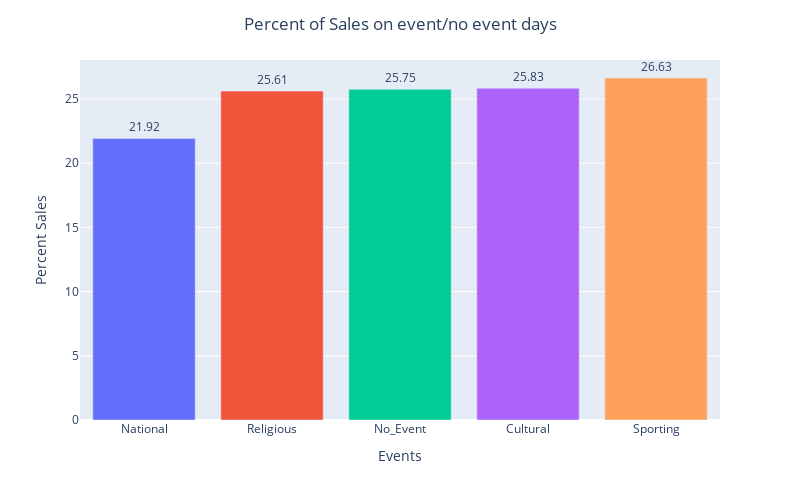

The notebook cell this image was saved under:
### Code cell
colors = ['a','b','c','d','e']
fig = px.bar(x=temp.index, y=y, labels={'x':"Events","y":'Percent Sales'},color=colors, text=y)
fig.update_traces(hovertemplate='Total Sales: %{y}', textposition='outside')
fig.update_layout(showlegend=False, title="Percent of Sales on event/no event days", title_x=0.5, width=800, height=500)
fig.show()

### Figure 1 — Plotly figure (JSON) as saved in the notebook; plotly's stock layout.template omitted (floating-point values rounded to 4 significant figures)
{"data": [{"alignmentgroup": "True", "hovertemplate": "Total Sales: %{y}", "legendgroup": "a", "marker": {"color": "#636efa"}, "name": "a", "offsetgroup": "a", "orientation": "v", "showlegend": true, "text": [21.92], "textposition": "outside", "type": "bar", "x": ["National"], "xaxis": "x", "y": [21.92], "yaxis": "y"}, {"alignmentgroup": "True", "hovertemplate": "Total Sales: %{y}", "legendgroup": "b", "marker": {"color": "#EF553B"}, "name": "b", "offsetgroup": "b", "orientation": "v", "showlegend": true, "text": [25.61], "textposition": "outside", "type": "bar", "x": ["Religious"], "xaxis": "x", "y": [25.61], "yaxis": "y"}, {"alignmentgroup": "True", "hovertemplate": "Total Sales: %{y}", "legendgroup": "c", "marker": {"color": "#00cc96"}, "name": "c", "offsetgroup": "c", "orientation": "v", "showlegend": true, "text": [25.75], "textposition": "outside", "type": "bar", "x": ["No_Event"], "xaxis": "x", "y": [25.75], "yaxis": "y"}, {"alignmentgroup": "True", "hovertemplate": "Total Sales: %{y}", "legendgroup": "d", "marker": {"color": "#ab63fa"}, "name": "d", "offsetgroup": "d", "orientation": "v", "showlegend": true, "text": [25.83], "textposition": "outside", "type": "bar", "x": ["Cultural"], "xaxis": "x", "y": [25.83], "yaxis": "y"}, {"alignmentgroup": "True", "hovertemplate": "Total Sales: %{y}", "legendgroup": "e", "marker": {"color": "#FFA15A"}, "name": "e", "offsetgroup": "e", "orientation": "v", "showlegend": true, "text": [26.63], "textposition": "outside", "type": "bar", "x": ["Sporting"], "xaxis": "x", "y": [26.63], "yaxis": "y"}], "layout": {"barmode": "relative", "height": 500, "legend": {"title": {"text": "color"}, "tracegroupgap": 0}, "margin": {"t": 60}, "showlegend": false, "title": {"text": "Percent of Sales on event/no event days", "x": 0.5}, "width": 800, "xaxis": {"anchor": "y", "domain": [0, 1], "title": {"text": "Events"}}, "yaxis": {"anchor": "x", "domain": [0, 1], "title": {"text": "Percent Sales"}}}}
